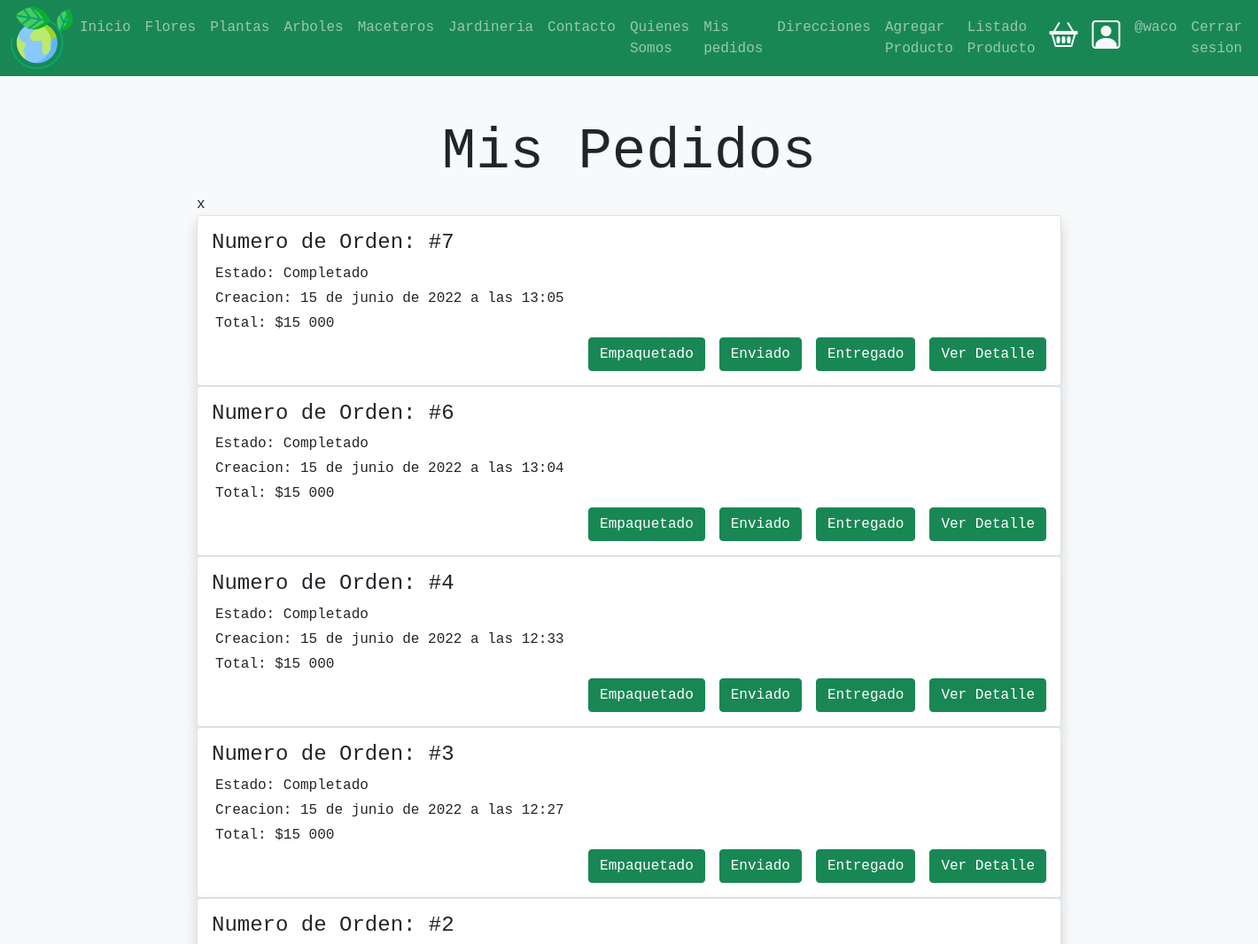
/orden/completados (signed in, upper part), run on an earlier commit of the app's database.
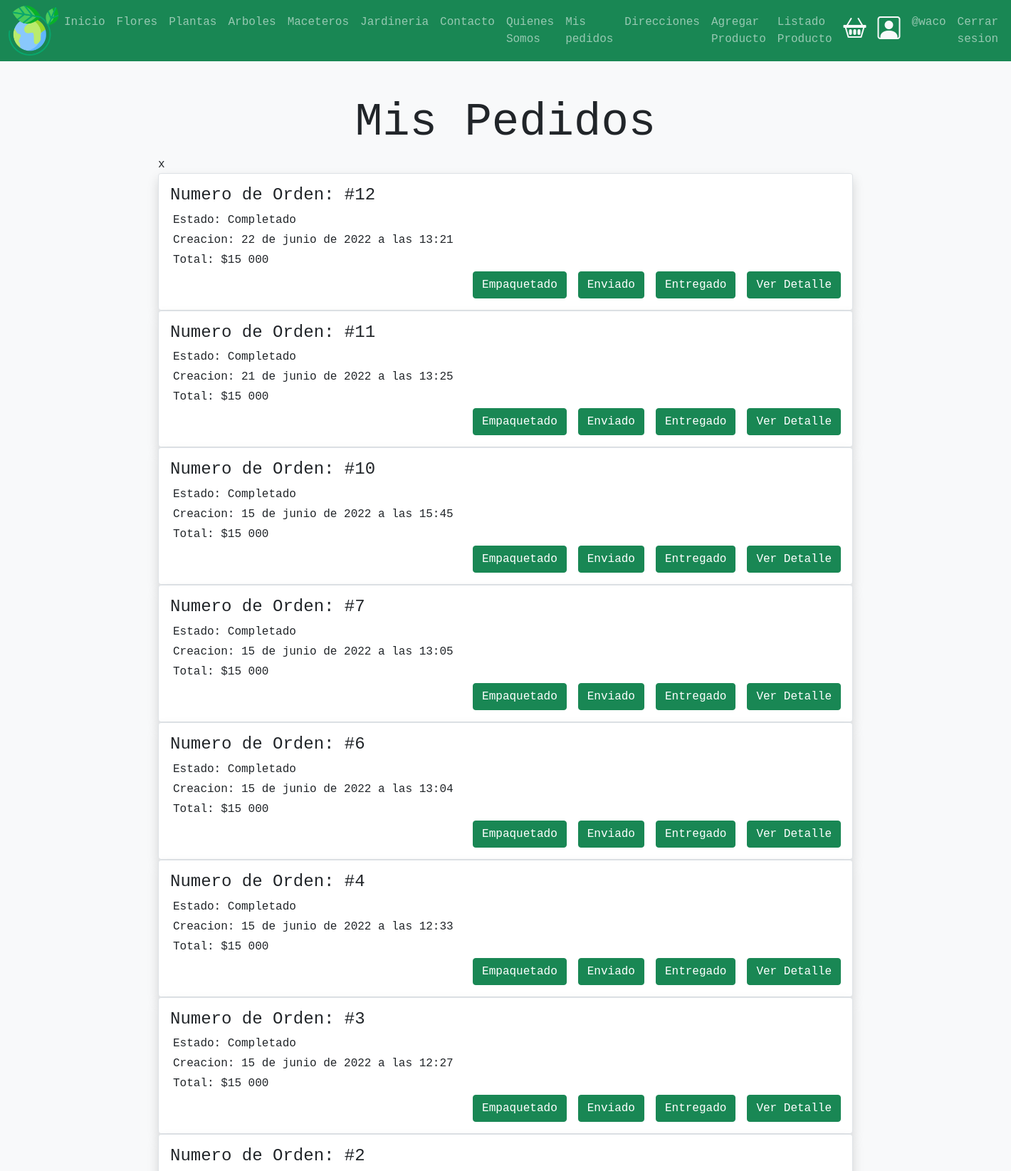
And on a later commit of the database.
### ordenes/models.py (models this page shows, shortened)
class Ordenes(models.Model):
    orden_id = models.CharField(max_length=100, null=False, blank=False, unique=True)
    usuario = models.ForeignKey(User, on_delete = models.CASCADE)
    carrito = models.ForeignKey(Carrito, on_delete = models.CASCADE)
    status = models.CharField(max_length=50, choices=choices, default=OrdenesStatus.CREADO)
    total = models.IntegerField(default=0)
    envio = models.IntegerField(default=15000)
    creacion = models.DateTimeField(auto_now_add=True)
    direccion_envio = models.CharField( max_length=200 ,null=True , blank=True,)

### ordenes/views.py (the view)
# urls.py: path('completados', views.OrdenesListView.as_view(), name='completados'),
class OrdenesListView(LoginRequiredMixin, ListView):
    login_url = 'login'
    modelo = Ordenes
    template_name = 'ordenes/ordenes.html'
    def get_queryset(self):
        return Ordenes.objects.filter(usuario = self.request.user).order_by('-id')

### ordenes/templates/ordenes/ordenes.html
{% extends 'base.html' %}
{% load humanize %}
{% block contenido %}
<section>
    <div class="p-5 bg-light">
        <div class="container">
            <h1 class="display-3 text-center bg-light">Mis Pedidos</h1>x
        </div>
        <div class="container">
            {% for orden in object_list %}
            <div class="card border rounded shadow">
                <div class="card-body">
                    <h4 class="card-title"> Numero de Orden: #{{ orden.id}}</h4>
                    <p class="card-text m-1">Estado: Completado </p>
                    <p class="card-text m-1"> Creacion: {{ orden.creacion}} </p>
                    <p class="card-text m-1"> Total: ${{ orden.total | intcomma}} </p>
                    <div class="d-flex justify-content-end">
                        {% if request.user.username == 'waco' %}
                        <div class="d-flex justify-content-end">
                            <a href="#"class="btn btn-success me-3">Empaquetado</a>
                            <a href="#" class="btn btn-success me-3">Enviado</a>
                            <a href="#" class="btn btn-success me-3">Entregado</a>
                        </div>
                        {% endif %}
                        <a href="{% url 'ordenes:detalleCompra'  orden.carrito_id%}" class="btn btn-success" role="button"> Ver Detalle</a>
                    </div>
                </div>
            </div>
            {% endfor %}
        </div>
    </div>
</section>
{% endblock contenido %}

### templates/base.html (shortened to what this page needs)
{% load static %}
<!DOCTYPE html>
<html lang="es">
<head>
    <link href="https://cdn.jsdelivr.net/npm/bootstrap@5.1.3/dist/css/bootstrap.min.css" rel="stylesheet">
    <link rel="stylesheet" href="https://cdn.jsdelivr.net/npm/bootstrap-icons@1.8.2/font/bootstrap-icons.css">
    <link rel="stylesheet" href=" {% static 'css/miestilo.css'%} ">
</head>
<body>
    <header>
        <nav class="navbar navbar-expand-xl navbar-dark bg-success">
            <div class="container-fluid">
                <a href="{% url 'home'%}">
                    <img src="{% static 'img/el-planeta-tierra.png' %}" alt="Logo" style="width: 70px;">
                </a>
                <div class="collapse navbar-collapse" id="mynavbar">
                    <ul class="navbar-nav me-auto">
                        <li class="nav-item">
                            <a class="nav-link" href="{% url 'home' %}">Inicio</a>
                        </li>
                        <li class="nav-item">
                            <a class="nav-link" href="{% url 'flores' %}">Flores</a>
                        </li>
                        <li class="nav-item">
                            <a class="nav-link" href="{% url 'plantas' %}">Plantas</a>
                        </li>
                        <li class="nav-item">
                            <a class="nav-link" href="{% url 'arboles' %}">Arboles</a>
                        </li>
                        <li class="nav-item">
                            <a class="nav-link" href="{% url 'maceteros' %}">Maceteros</a>
                        </li>
                        <li class="nav-item">
                            <a class="nav-link" href="{% url 'jardineria' %}">Jardineria</a>
                        </li>
                        <li class="nav-item">
                            <a class="nav-link" href="{% url 'contacto'%}">Contacto</a>
                        </li>
                        <li class="nav-item">
                            <a class="nav-link" href="{% url 'quienesSomos'%}">Quienes Somos</a>
                        </li>
                        {% if user.is_authenticated %}
                        <li class="nav-item">
                            <a class="nav-link" href="{% url 'ordenes:completados'%}">Mis pedidos</a>
                        </li>
                        {% endif %}
                        {% if user.is_authenticated %}
                            <li class="nav-item">
                                <a class="nav-link" href="{% url 'direccion_envio:direccion_envio'%}">Direcciones</a>
                            </li>
                        {% endif %}
                        {% if user.is_authenticated %}
                            <li class="nav-item">
                                <a class="nav-link" href=" {% url 'productos:formProducto' %}">Agregar Producto</a>
                            </li>
                        {% endif %}
                        {% if user.is_authenticated %}
                        <li class="nav-item">
                            <a class="nav-link" href=" {% url 'productos:productoListado' %}">Listado Producto</a>
                        </li>
                    {% endif %}
                    </ul>
                    <div class="d-flex m-1">
                        <a href="{% url 'carrito:carrito'%}" class="text-light">
                            <i class="bi bi-basket2 p-1" style="font-size: 2rem;"></i>
                        </a>
                    </div>
                    <div class="d-flex m-2">
                        {% if user.is_authenticated %}
                            <a href="{% url 'perfil'%}" class="text-light">
                                <i class="bi bi-person-square" style="font-size: 2rem;"></i>
                            </a>
                        {% else%}
                            <a href="{% url 'login' %}" class="text-light">
                                <i class="bi bi-person-square" style="font-size: 2rem;"></i>
                            </a>
                        {% endif %}
                    </div>
                    <ul class="navbar-nav ">
                        {% if user.is_authenticated %}
                        <li class="nav-item">
                            <a class="nav-link" href="{% url 'perfil'%}">@{{ user.username }}</a>
                        </li>
                        <li class="nav-item">
                            <a class="nav-link" href="{% url 'logout' %}">Cerrar sesion</a>
                        </li>
                        {% else%}
                        <li class="nav-item d-flex">
                            <a class="nav-link" href="{% url 'login' %}">Iniciar Sesion</a>
                        </li>
                        {% endif %}
                    </ul>
                </div>
            </div>
        </nav>
    </header>
{% block contenido %}
{% endblock contenido %}
</body>
</html>

### static/css/miestilo.css (style rules this page uses)
body { font-family: monospace; }
.container { width: 100%; max-width: 1000px; margin: auto; }

What changed in the data, as far as the page shows it:
added Ordenes: id "12", creacion "22 de junio de 2022 a las 13:21", total "15 000", shows "Empaquetado"
added Ordenes: id "11", creacion "21 de junio de 2022 a las 13:25", total "15 000", shows "Empaquetado"
added Ordenes: id "10", creacion "15 de junio de 2022 a las 15:45", total "15 000", shows "Empaquetado"
